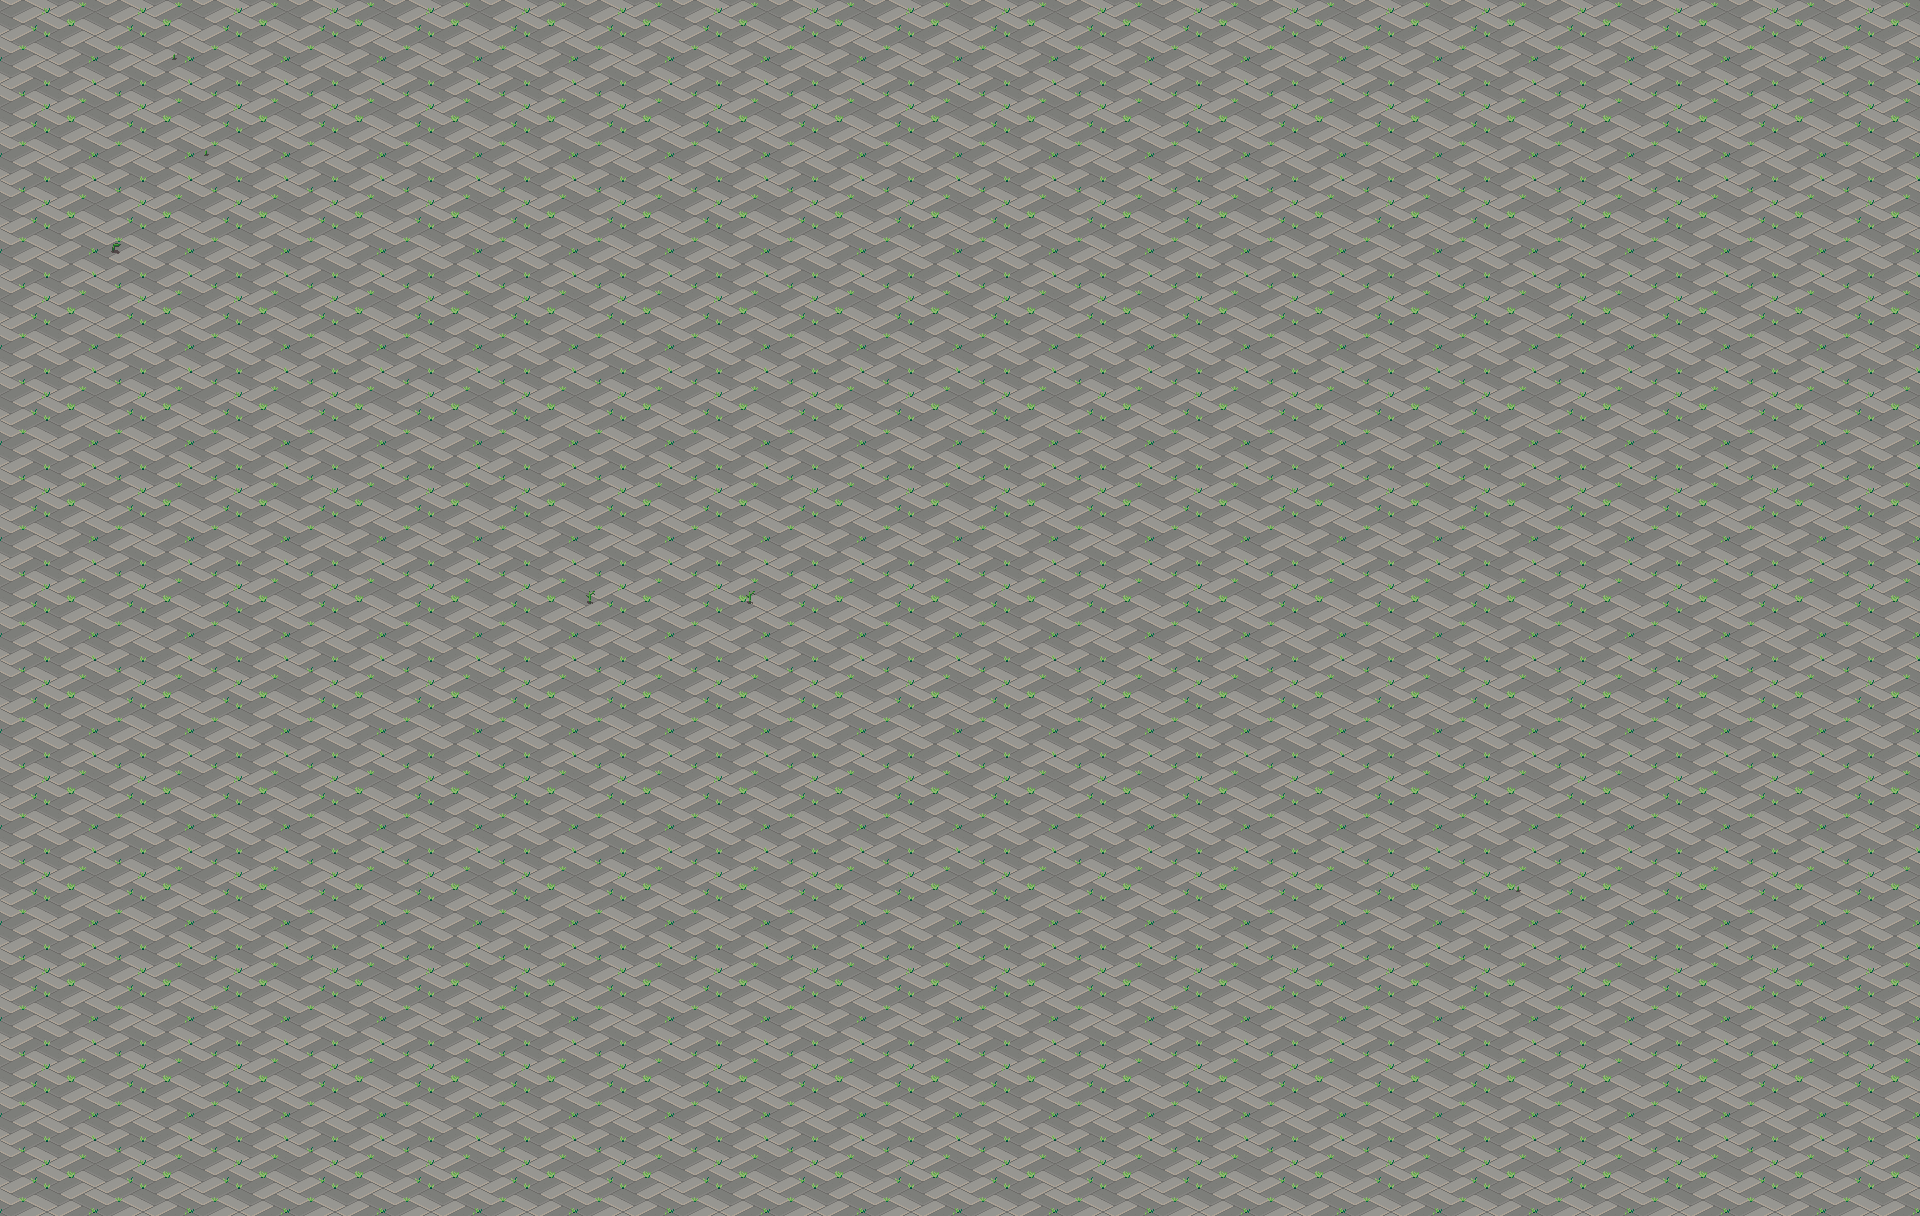

A 2D game scene composited from a Tiled map and its tileset images. What follows is a short description and the map's XML, with each tile layer's data collapsed to a summary:
An orthogonal 60x38 tile map with 32x32 px tiles, 7 tile layers (eau, sol, background, background 2, ...), 3 tilesets.

<map version="1.10" tiledversion="1.10.0" orientation="orthogonal" renderorder="right-down" width="60" height="38" tilewidth="32" tileheight="32" infinite="0" nextlayerid="10" nextobjectid="111">
 <tileset firstgid="1" source="tile_terrain_atlas.tsx" />
 <tileset firstgid="1025" source="tile_colision.tsx" />
 <tileset firstgid="1050" source="tile_base_out_atlas.tsx" />
 <layer id="1" name="eau" width="60" height="38">
  <data>[2280 cells, 0 non-empty, 0 distinct tile ids]</data>
 </layer>
 <layer id="2" name="sol" width="60" height="38">
  <data>[2280 cells, 2280 non-empty, 9 distinct tile ids]</data>
 </layer>
 <layer id="3" name="background" width="60" height="38">
  <data>[2280 cells, 6 non-empty, 3 distinct tile ids]</data>
 </layer>
 <layer id="4" name="background 2" width="60" height="38">
  <data>[2280 cells, 0 non-empty, 0 distinct tile ids]</data>
 </layer>
 <layer id="5" name="overground" width="60" height="38">
  <data>[2280 cells, 0 non-empty, 0 distinct tile ids]</data>
 </layer>
 <layer id="6" name="overground 2" width="60" height="38">
  <data>[2280 cells, 0 non-empty, 0 distinct tile ids]</data>
 </layer>
 <layer id="7" name="logique" width="60" height="38">
  <data>[2280 cells, 0 non-empty, 0 distinct tile ids]</data>
 </layer>
 <objectgroup id="8" name="trigger" />
 <objectgroup id="9" name="collision" />
</map>
